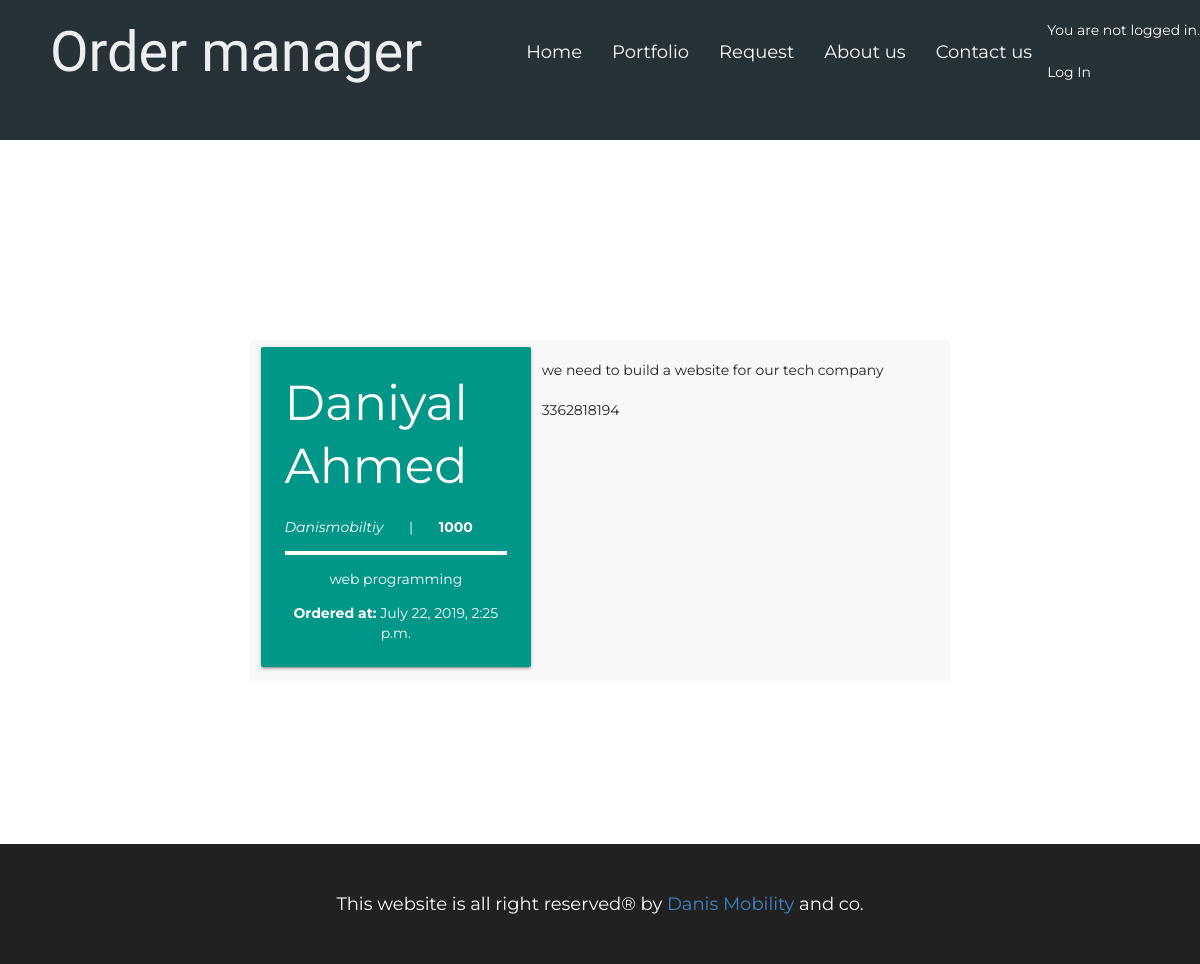
The app's page /detail/5 with its own data.
### contact/models.py (models this page shows, shortened)
class data(models.Model):
    name = models.CharField(max_length=64)
    company = models.CharField(max_length=100)
    field = models.CharField(max_length=64)
    budget = models.SmallIntegerField()
    phone = models.BigIntegerField()
    requirements = models.TextField()
    date = models.DateTimeField(auto_now_add=True)

### contact/views.py (the view)
# urls.py: path('detail/<int:pk>',detailView.as_view(),name="detail"),
class detailView(DetailView):
    model = data
    template_name = 'detail.html'
    fields = ('__all__')
    context_object_name = 'info'

### contact/templates/detail.html (shortened to what this page needs)
{% extends 'base.html' %}
{% block body%}
 <div class="row container" id="detailrow">
    <div class="col s12 m5">
      <div class="card-panel teal">
        <span class="white-text">
        <h1>{{info.name}}</h1>
        <p><i >{{info.company}}</i>&nbsp;&nbsp;&nbsp;&nbsp;&nbsp;&nbsp;&nbsp;|&nbsp;&nbsp;&nbsp;&nbsp;&nbsp; <i class="fa fa-usd" aria-hidden="true">&nbsp;</i><b><span>{{info.budget}}</span></b> </p>
        <hr id="hr">
        <p><center>{{info.field}}</p>
        <p><b>Ordered at:</b> {{info.date}}</center></p>
        </span>
      </div>
    </div>
    <div id="rowtext">
      <br>{{info.requirements}}<br>
      <br>{{info.phone}}
    </div>
  </div>
{% endblock body %}

### contact/static/css/style.css (style rules this page uses)
* { padding:0px; margin:0px; font-family:Montserrat,Roboto; }
body { background: #fff; color:#fff ; }
#detailrow { margin-top:10%; }
.row { background: rgba(238, 238, 238, 0.39); }
.white-text h1 { margin-bottom: 20px; }
#hr { border:2px solid #fff; }
main h1 { font-size:3.5em; margin-bottom:40px; font-family: montserrat; font-weight: 400; }

### records on screen
data: name "Daniyal Ahmed", company "Danismobiltiy", budget "1000", field "web programming", date "July 22, 2019, 2:25 p.m.", requirements "we need to build a website for our tech company", phone "3362818194"
